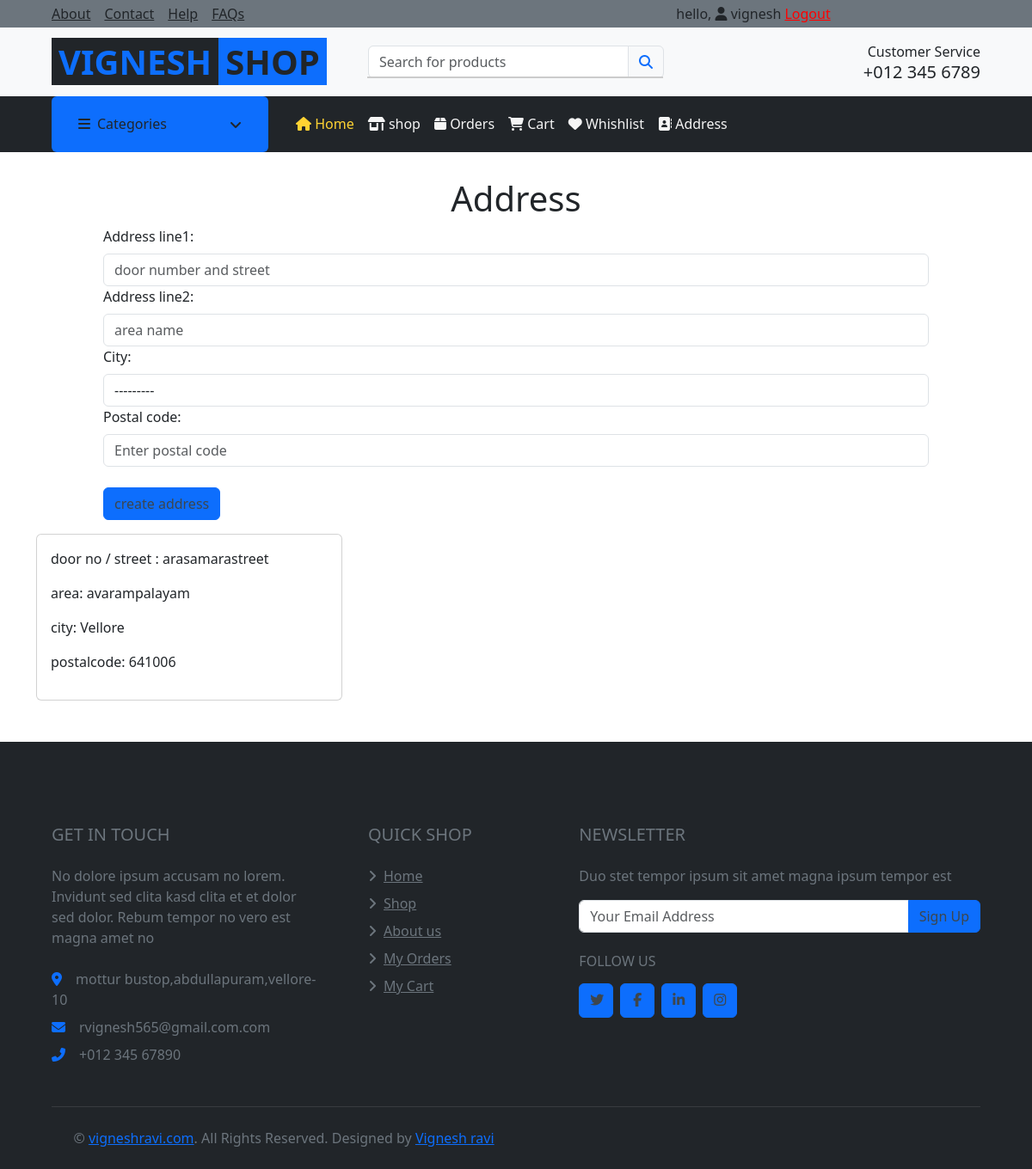
/address (signed in), run on the app's committed database.
### app/models.py (models this page shows, shortened)
class CustomUser(AbstractBaseUser, PermissionsMixin):
    email = models.EmailField(max_length=255, unique=True)
    name = models.CharField(max_length=255)
    mobilenumber = models.CharField(max_length=15)
    is_active = models.BooleanField(default=True)
    is_staff = models.BooleanField(default=False)
    is_admin = models.BooleanField(default=False)
    is_superuser = models.BooleanField(default=False)
    objects = CustomUserManager()
    USERNAME_FIELD = 'email'
    REQUIRED_FIELDS = ['name', 'mobilenumber']

class Address(models.Model):
    user = models.ForeignKey(settings.AUTH_USER_MODEL, on_delete=models.CASCADE)
    address_line1 = models.CharField(max_length=255)
    address_line2 = models.CharField(max_length=255, blank=True, null=True)
    city = models.ForeignKey(City, on_delete=models.CASCADE)
    postal_code = models.CharField(max_length=20)

class City(models.Model):
    name = models.CharField(max_length=100)
    state = models.CharField(max_length=100)
    def __str__(self):
        return self.name

### app/views.py (the view)
# urls.py: path('address', views.address, name='address'),
def address(request):
    categories = Category.objects.all()
    if request.method == 'POST':
        form = AddressForm(request.POST)
        if form.is_valid():
            address = form.save(commit=False)
            address.user = request.user
            address.save()
            messages.success(request,'address added succesfully')
            return redirect('address')  # Replace 'success_url' with your actual success URL
    else:
        form = AddressForm()
        data = Address.objects.filter(user=request.user)
    return render(request, 'pages/address.html', {'form': form,'data':data,'categories':categories})

### app/forms.py
class AddressForm(forms.ModelForm):
    class Meta:
        model = Address
        fields = ('address_line1', 'address_line2', 'city', 'postal_code')
        widgets = {
            'address_line1': forms.TextInput(attrs={'class': 'form-control', 'placeholder': 'door number and street'}),
            'address_line2': forms.TextInput(attrs={'class': 'form-control', 'placeholder': 'area name'}),
            'city': forms.Select(attrs={'class': 'form-control'}),
            'postal_code': forms.TextInput(attrs={'class': 'form-control', 'placeholder': 'Enter postal code'}),
            }

### templates/pages/address.html
{% extends 'base/base.html' %} {% block title %} {% endblock title %} {% block style %} {% endblock style %} {% block content %}
<h1 class='text-center'>Address</h1>
<form action="" method="post" style="width: 80%; margin: auto">
  {%csrf_token%} {{form}}
  <button type="submit" class="mt-4 btn btn-primary">create address</button>
</form>
<div class="container mt-3">
  <div class="row">
  {% for item in data %}
  <div class="col-md-4">
    <div class="card text-start p-3">
        <p>door no / street : {{item.address_line1}}</p>
        <p>area: {{item.address_line2}}</p>
        <p>city: {{item.city}}</p>
        <p>postalcode: {{item.postal_code}}</p>
    </div>
  </div>
  {% endfor %}
</div>
</div>
{% endblock content %}

### templates/inc/topnavbar.html (shortened to what this page needs)
<div class="container-fluid">
    <div class="row bg-secondary py-1 px-xl-5">
        <div class="col-lg-6 d-none d-lg-block">
            <div class="d-inline-flex align-items-center h-100">
                <a class="text-body mr-3" href="">About</a>
                <a class="text-body mr-3" href="">Contact</a>
                <a class="text-body mr-3" href="">Help</a>
                <a class="text-body mr-3" href="">FAQs</a>
            </div>
        </div>
        <div class="col-lg-6 text-center text-lg-right">
            <div class="d-inline-flex align-items-center">
                <div class="d-flex">
                  {% if request.user.is_authenticated %}
                  <span><span>hello, <i class="fa-solid fa-user"></i> </span>{{request.user.name}} <a href="{% url 'logout_view' %}" style="color: red !important;">Logout</a></span>
                  {% else %}
                        <button class="dropdown-item bg-primary mx-1" type="button" > <a href="{% url 'signup_view' %}" style="color: white !important;">Register</a>  </button>
                        <button class="dropdown-item bg-primary mx-1" type="button"> <a href="{% url 'login_view' %}" style="color: white !important;">Login</a> </button>
                  {% endif %}
                    </div>
            </div>
        </div>
    </div>
    <div class="row align-items-center bg-light py-3 px-xl-5  ">
        <div class="col-lg-4 d-none d-lg-flex">
            <a href="" class="text-decoration-none">
                <span class="h1 text-uppercase text-primary bg-dark px-2">Vignesh</span>
                <span class="h1 text-uppercase text-dark bg-primary px-2 ml-n1">shop</span>
            </a>
        </div>
        <div class="col-lg-4 col-12 text-left">
            <div >
                <div class="input-group">
                    <input type="text" class="form-control" id="search-input"  placeholder="Search for products">
                    <div id="search-results" class="search-results"></div>
                    <div class="input-group-append">
                        <span class="input-group-text bg-transparent text-primary">
                            <i class="fa fa-search"></i>
                        </span>
                    </div>
                </div>
            </div>
        </div>
        <div class="col-lg-4 col-6 text-right d-none d-lg-block">
            <p class="m-0">Customer Service</p>
            <h5 class="m-0">+012 345 6789</h5>
        </div>
    </div>
</div>

### templates/inc/topnavbar.html (style rules this page uses)
.search-results { position: absolute; top: 36px; background-color: white; border: 1px solid #ccc; width: 100%; z-index: 1000; }

### templates/inc/mobilecategory.html (style rules this page uses)
.search-results { position: absolute; top: 36px; background-color: white; border: 1px solid #ccc; width: 100%; z-index: 1000; }

### data on the page
CustomUser: user.name "vignesh"
Address: address_line1 "arasamarastreet", address_line2 "avarampalayam", city "Vellore", postal_code "641006"
